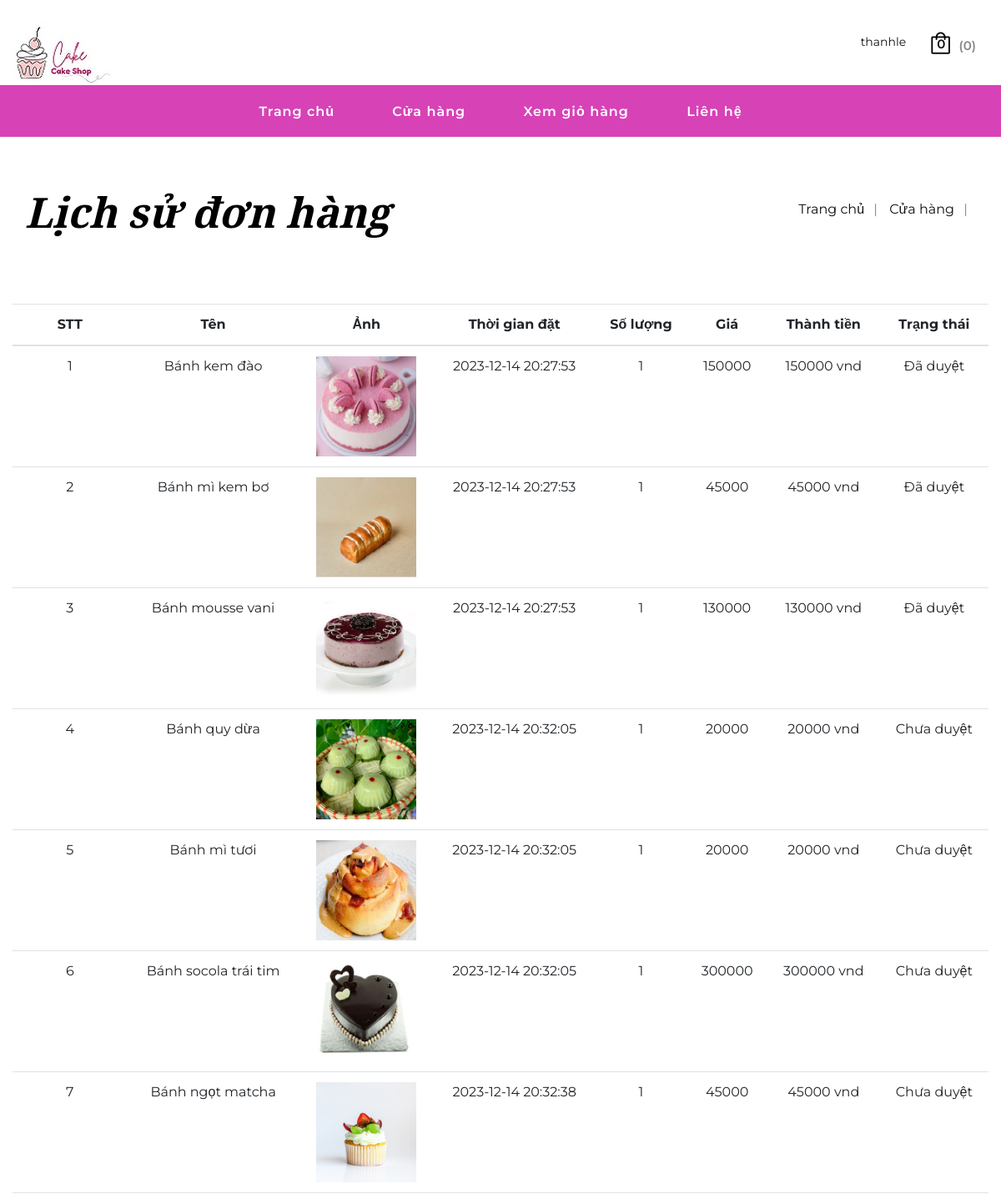
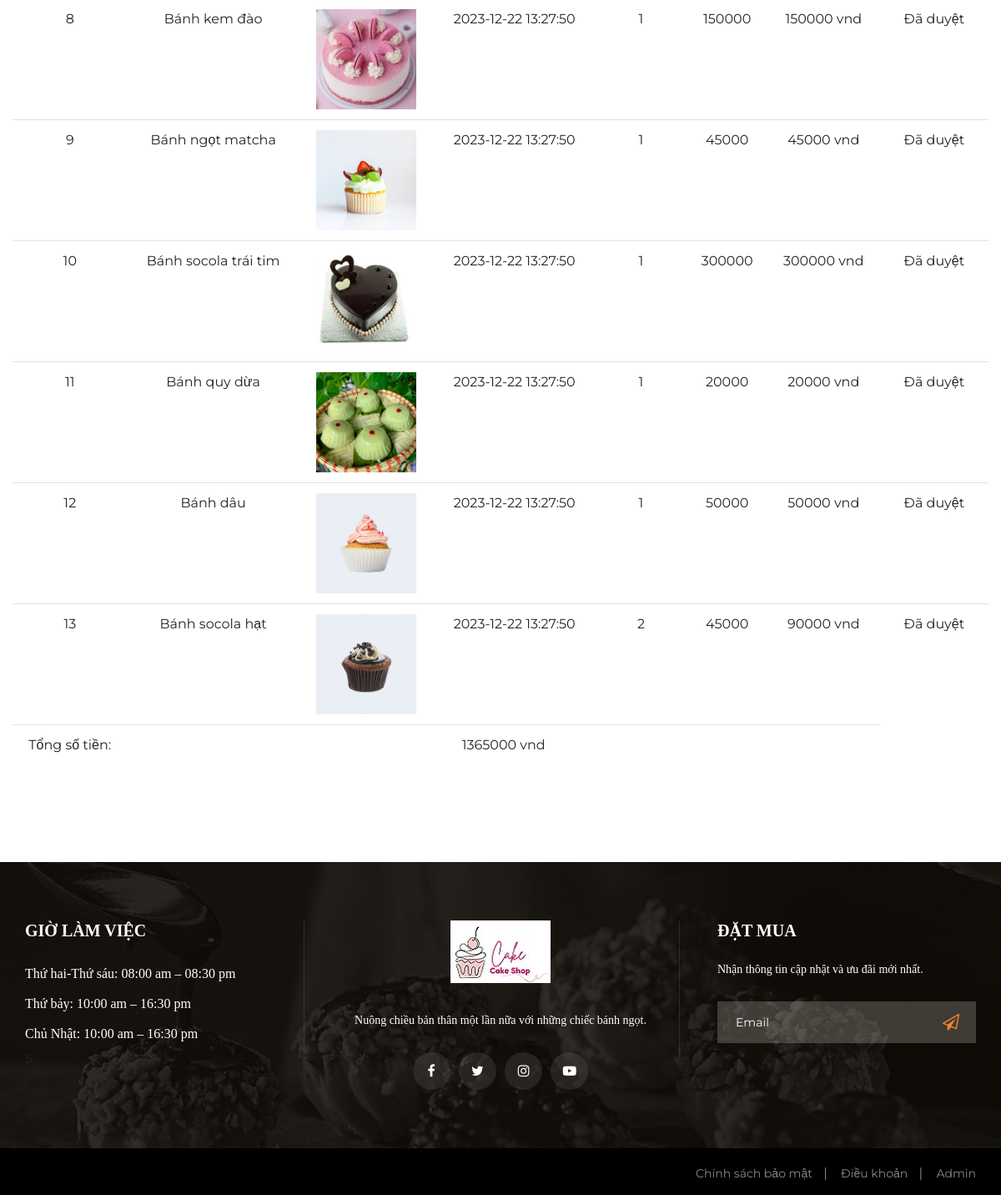
/history_order.php (signed in), run on the app's committed database (2 pictures, top to bottom).
### tables this page shows
CREATE TABLE `oders` (
  `OderId` int(11) NOT NULL,
  `CustomerId` int(11) NOT NULL,
  `Note` varchar(255) NOT NULL,
  `order_date` datetime NOT NULL,
  `address` varchar(255) NOT NULL,
  `number_phone` varchar(15) NOT NULL,
  `status` int(1) NOT NULL DEFAULT 0,
  `total_price` int(255) NOT NULL DEFAULT 0
);

CREATE TABLE `products` (
  `ProductId` int(11) NOT NULL,
  `Name` varchar(255) NOT NULL,
  `Image` varchar(255) NOT NULL,
  `Quantity` int(11) NOT NULL,
  `Description` text NOT NULL,
  `BuyPrice` float NOT NULL,
  `SellPrice` float NOT NULL,
  `Status` tinyint(1) NOT NULL DEFAULT 1,
  `CountView` int(11) NOT NULL DEFAULT 0,
  `CategoriId` int(11) NOT NULL,
  `BrandId` int(11) NOT NULL,
  `is_accept` int(1) NOT NULL DEFAULT 1
);

CREATE TABLE `orderdetails` (
  `Order_Detail_Id` int(11) NOT NULL,
  `Status` int(1) NOT NULL DEFAULT 1,
  `Price` float NOT NULL DEFAULT 0,
  `Quantity` int(11) NOT NULL DEFAULT 0,
  `ProductId` int(11) NOT NULL
);

### history_order.php (the view, shortened to what this page needs)
<?php
include($_SERVER['DOCUMENT_ROOT'] . "/inc/header.php");
include($_SERVER['DOCUMENT_ROOT'] . "/classes/cart.php");
if (isset($_SESSION['user'])) {
    $user = $_SESSION['user'];
    $id_user = $user['CustomerId'];
    $query = "SELECT o.order_date, o.status, a.Quantity, p.Name, a.Price, p.Image FROM `oders` o, orderdetails a, products p, customers c
              where o.OderId = a.Order_Detail_Id and p.ProductId = a.ProductId and o.CustomerId = c.CustomerId  and o.CustomerId = '$id_user'";
    $result = mysqli_query($conn, $query);
    if (mysqli_num_rows($result) > 0) {
        echo '<div class="breadcrumb-option">
                <div class="container">
                    <div class="row">
                        <div class="col-lg-6 col-md-6 col-sm-6">
                            <div class="breadcrumb__text">
                                <h2>Lịch sử đơn hàng</h2>
                            </div>
                        </div>
                        <div class="col-lg-6 col-md-6 col-sm-6">
                            <div class="breadcrumb__links">
                                <a href="./index.php">Trang chủ</a>
                                <a href="./list_product.php">Cửa hàng</a>
                            </div>
                        </div>
                    </div>
                </div>
            </div>
            <section class="shop spad">
                <div class="container">
                    <div class="row">
                        <div class="table-responsive text-nowrap">
                            <table class="table" style="text-align: center">
                                <thead>
                                    <tr>
                                        <th>STT</th>
                                        <th>Tên</th>
                                        <th>Ảnh</th>
                                        <th>Thời gian đặt</th>
                                        <th>Số lượng</th>
                                        <th>Giá</th>
                                        <th>Thành tiền</th>
                                        <th>Trạng thái</th>
                                    </tr>
                                </thead>
                                <tbody class="table-border-bottom-0">';
        $stt = 1;
        $total_price = 0;
        while ($order = mysqli_fetch_assoc($result)) {
            $total_price += $order['Price'] * $order['Quantity'];
            echo '<tr>
                    <td>' . $stt++ . '</td>
                    <td>' . $order['Name'] . '</td>
                    <td><img src="../admin/uploads/' . $order['Image'] . '" alt="" width="120"></td>
                    <td>' . $order['order_date'] . '</td>
                    <td>' . $order['Quantity'] . '</td>
                    <td>' . $order['Price'] . '</td>
                    <td>' . ($order['Price'] * $order['Quantity']) . ' vnd</td>
                    <td>';
            if ($order['status'] == 0) {
                echo 'Chưa duyệt';
            } else if ($order['status'] == 1) {
                echo 'Đã duyệt';
            } else if ($order['status'] == 2) {
                echo 'Thành công';
            }
            echo '</td></tr>';
        }
        echo '<tr>
                <td>Tổng số tiền: </td>
                <td colspan="6">' . $total_price . ' vnd</td>
            </tr>
            </tbody>
        </table>
    </div>
</div>
</div>
</div>
</section>';
    } else {
        echo '<div class="alert alert-info">
                <strong>Hiện không có đơn hàng nào!</strong>
            </div>';
    }
} else {
    echo '<div class="alert alert-danger">
            <button type="button" class="close" data-dismiss="alert" aria-hidden="true">&times;</button>
            <strong>Vui lòng đăng nhập để xem đơn hàng gần đây.</strong>
            <a href="login.php">Đăng nhập</a>
        </div>';
}
include($_SERVER["DOCUMENT_ROOT"] . '//inc/footer.php');
?>

### css/styllee.css (style rules this page uses)
html, body { height: 100%; font-family: "Montserrat", sans-serif; -webkit-font-smoothing: antialiased; }
h1, h2, h3, h4, h5, h6 { margin: 0; color: #11111194; font-weight: 400; font-family: "Montserrat", sans-serif; }
h2 { font-size: 36px; font-family: 'Times New Roman', serif; }
.table { text-align: center; }
img { max-width: 100%; }
.spad { padding-top: 100px; padding-bottom: 100px; }
.breadcrumb-option { padding-top: 60px; }
.breadcrumb__text h2 { font-size: 50px; color: #000000; font-weight: 700; font-style: italic; font-family: "Playfair Display", serif; }
.breadcrumb__links { text-align: right; padding-top: 15px; }
.breadcrumb__links a { font-size: 16px; color: #111111; margin-right: 26px; display: inline-block; position: relative; }
.breadcrumb__links a:after { position: absolute; right: -16px; top: 0; content: "|"; color: #888888; }
.shop { padding-top: 80px; }
@media only screen and (min-width: 1200px) { .container { max-width: 1170px; } }

### data on the page
oders: products.Name "Bánh kem đào", products.Image (picture), order_date "2023-12-14 20:27:53", orderdetails.Quantity "1", orderdetails.Price "150000", status "Đã duyệt", products.Name "Bánh mì kem bơ", orderdetails.Price "45000", products.Name "Bánh mousse vani", orderdetails.Price "130000"
oders: products.Name "Bánh quy dừa", products.Image (picture), order_date "2023-12-14 20:32:05", orderdetails.Quantity "1", orderdetails.Price "20000", status "Chưa duyệt", products.Name "Bánh mì tươi", products.Name "Bánh socola trái tim", orderdetails.Price "300000"
oders: products.Name "Bánh ngọt matcha", products.Image (picture), order_date "2023-12-14 20:32:38", orderdetails.Quantity "1", orderdetails.Price "45000", status "Chưa duyệt"
oders: products.Name "Bánh kem đào", products.Image (picture), order_date "2023-12-22 13:27:50", orderdetails.Quantity "1", orderdetails.Price "150000", status "Đã duyệt", products.Name "Bánh ngọt matcha", orderdetails.Price "45000", products.Name "Bánh socola trái tim", orderdetails.Price "300000", products.Name "Bánh quy dừa", orderdetails.Price "20000", products.Name "Bánh dâu", orderdetails.Price "50000", products.Name "Bánh socola hạt", orderdetails.Quantity "2", orderdetails.Price+Quantity "90000"

### other printed values
$user['Fullname'] "thanhle"
count($cart) "0"
$total_price "1365000"
